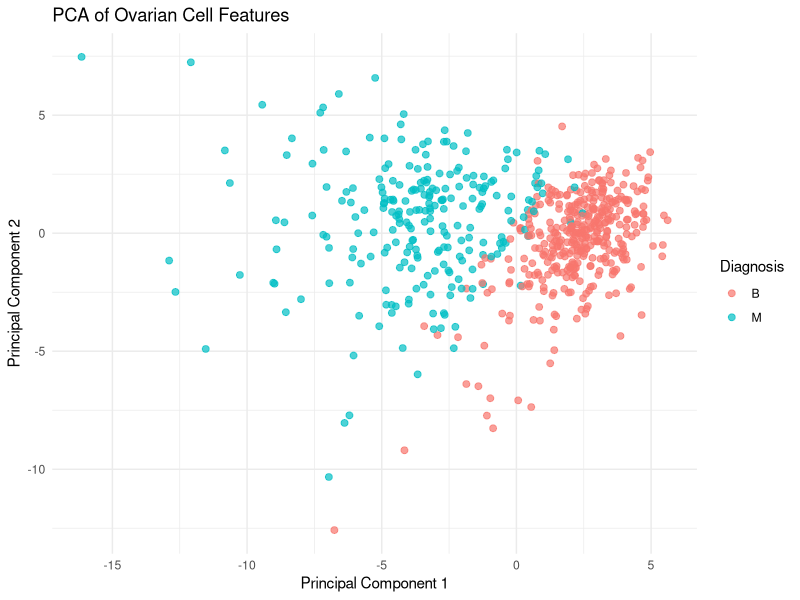
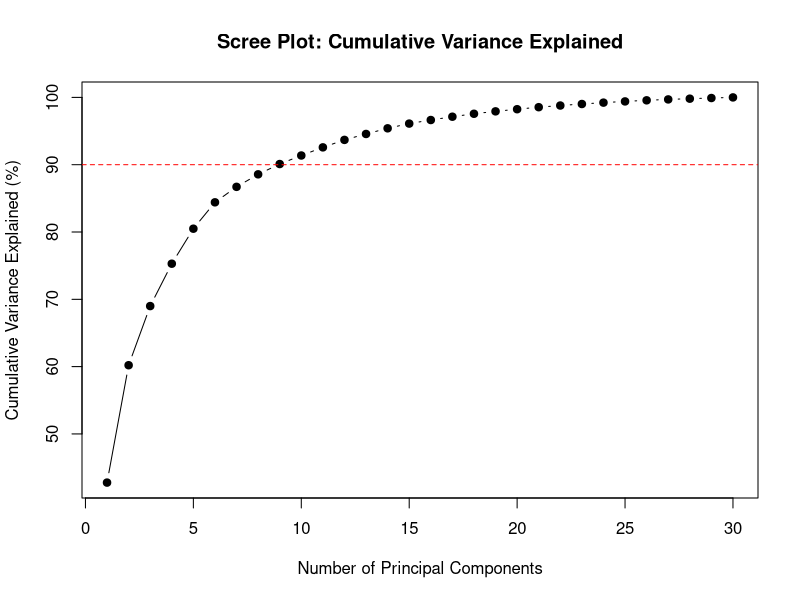

Reproduce these figures in R, in order. (Note: this script raises an error after producing the figures.)
## ---- chunk 1
    knitr::opts_chunk$set(echo = TRUE)
    library(ggplot2)
    library(reshape2)
## ---- chunk 2
    # load data
    ovarian.dataset <- read.csv("ovarian.csv", sep = ",", header = FALSE)

    # assign column names
    features <- c("perimeter", "area", "smoothness", "symmetry", "concavity", paste("protein", seq(1,25), sep=""))
    colnames(ovarian.dataset) <- c("cell_id", "diagnosis", features)
## ---- chunk 3

    #we will be running PCA on the feature columns only, to caputure the variance in the data.

    # removing non-feature columns
    feature.data <- ovarian.dataset[, features]

    # do PCA (center & scale = TRUE)
    pca.result <- prcomp(feature.data, center = TRUE, scale. = TRUE)
    pca.data <- as.data.frame(pca.result$x)
    pca.data$diagnosis <- ovarian.dataset$diagnosis

    # plot PCA
    ggplot(pca.data, aes(x = PC1, y = PC2, color = diagnosis)) + geom_point(size = 2, alpha = 0.7) +
        labs(
            title = "PCA of Ovarian Cell Features",
            x = "Principal Component 1",
            y = "Principal Component 2",
            color = "Diagnosis"
        ) + theme_minimal()

    # view summary of PCA
    summary(pca.result)

    # value of variation associated with PC1
    pc1_variance <- summary(pca.result)$importance[2, 1]
    pc1_variance

## ---- chunk 4

    # get cumulative proportion of variance
    var.explained <- summary(pca.result)$importance[2, ] * 100
    cum.var <- summary(pca.result)$importance[3, ] * 100

    # no. of PCs needed for 90%
    num.pc.90 <- which(cum.var >= 90)[1]
    num.pc.90
    cum.var[num.pc.90]

    # using a plot to visualize the cumulative variance explained
    plot(cum.var, type = "b", pch = 19, 
        xlab = "Number of Principal Components", 
        ylab = "Cumulative Variance Explained (%)",
        main = "Scree Plot: Cumulative Variance Explained")
    abline(h = 90, col = "red", lty = 2)

## ---- chunk 5
    # PCA data frame with diagnosis label
    pca.data <- as.data.frame(pca.result$x)
    pca.data$diagnosis <- ovarian.dataset$diagnosis

    # variance percentages for labeling
    var.explained <- summary(pca.results)$importance[2, 1:2] * 100

    # making plot
    ggplot(pca.data, aes(x = PC1, y = PC2, color = diagnosis)) + geom_point(size = 2, alpha = 0.7) +
    labs(
        title = "PCA Plot of Ovarian Cell Features",
        x = paste0("PC1 (", round(var.explained[1], 1), "% variance)"),
        y = paste0("PC2 (", round(var.explained[2], 1), "% variance)"),
        color = "Diagnosis"
    ) + theme_minimal()
## ---- chunk 6
    ggplot(ovarian.dataset, aes(x = area, y = concavity, color = diagnosis)) + geom_point(size = 2, alpha = 0.7) +
    labs(
        title = "Area vs Concavity of Ovarian Cell Features",
        x = "Area",
        y = "Concavity",
        color = "Diagnosis"
    ) + theme_minimal()
## ---- chunk 7
    # The PCA plot provides better separation between the classes compared to the area vs concavity plot.
    # This is because PCA combines information from all features to create new axes (principal components) that maximize variance.
    # In contrast, the area vs concavity plot only considers two features, which may not capture the overall structure of the data as effectively. 
    # The PCA plot thus reveals clearer clustering of the two classes (benign vs malignant) by leveraging the combined variance from all features.
    # Each PC captures the strongest patterns in the data, leading to improved class separation.
## ---- chunk 8
    # convert PCA data to long format for plotting
    pca.long <- reshape2::melt(pca.data, id.vars = "diagnosis")

    # boxplot of each PC by diagnosis
    ggplot(pca.long, aes(x = variable, y = value, fill = diagnosis)) + geom_boxplot(outlier.size = 0.5, alpha = 0.7) +
    labs(
        title = "Distribution of Principal Components by Diagnosis",
        x = "Principal Component",
        y = "PC Value"
    ) + theme_minimal() + theme(axis.text.x = element_text(angle = 45, hjust = 1))

    # From the boxplots, we can observe that certain PCs show more distinct separation between the benign and malignant classes.
    # This indicates that these PCs capture features that are more relevant for distinguishing between the two classes.
    # This confirms that the most diagnostic information is contained within the first few principal components.
## ---- chunk 9
    set.seed(123)  # for reproducibility
    feature.data <- scale(ovarian.dataset[, 3:ncol(ovarian.dataset) - 1])  
    # this doesn't include cell_id and diagnosis columns

    # perform kmeans clustering with 2 clusters
    kmeans.result <- kmeans(feature.data, centers = 2, nstart = 25)

    # add cluster assignments to original data
    ovarian.dataset$cluster <- as.factor(kmeans.result$cluster)

    # create a confusion matrix to compare clusters with true labels
    confusion.matrix <- table(Cluster = ovarian.dataset$cluster, Diagnosis = ovarian.dataset$diagnosis)
    confusion.matrix

    # calculate accuracy
    accuracy <- sum(diag(confusion.matrix)) / sum(confusion.matrix)
    accuracy
## ---- chunk 10
    set.seed(123)  # for reproducibility
    accuracies <- numeric(10)

    # loop to run kmeans 10 times
    for (i in 1:10) {
        kmeans.result <- kmeans(feature.data, centers = 2, nstart = 25)
        ovarian.dataset$cluster <- as.factor(kmeans.result$cluster)
        confusion.matrix <- table(Cluster = ovarian.dataset$cluster, Diagnosis = ovarian.dataset$diagnosis)
        accuracies[i] <- sum(diag(confusion.matrix)) / sum(confusion.matrix)
    }

    # calculate mean accuracy
    mean.accuracy <- mean(accuracies)
    mean.accuracy

    # The results differ in each run because k-means clustering is sensitive to the initial placement of centroids.
    # Different initializations can lead to different cluster assignments, especially in datasets with overlapping clusters or
    # complex structures. Using multiple starts (nstart) helps mitigate this by exploring various initial configurations.
## ---- chunk 11
    set.seed(123)  # for reproducibility
    pca.feature.data <- pca.data[, 1:5]  # using top 5 PCs
    accuracies.pca <- numeric(10)

    # loop to run kmeans 10 times on PCA data
    for (i in 1:10) {
        kmeans.result <- kmeans(pca.feature.data, centers = 2, nstart = 25)
        pca.data$cluster <- as.factor(kmeans.result$cluster)
        confusion.matrix <- table(Cluster = pca.data$cluster, Diagnosis = pca.data$diagnosis)
        accuracies.pca[i] <- sum(diag(confusion.matrix)) / sum(confusion.matrix)
    }

    # calculate mean accuracy for PCA-based clustering
    mean.accuracy.pca <- mean(accuracies.pca)
    mean.accuracy.pca
## ---- chunk 12
    # The mean accuracy obtained using the original feature set (2.2) is compared to that obtained using the top 5 PCs (2.3).
    # Typically, clustering on PCA-reduced data can yield similar or even improved accuracy due to noise reduction and
    # elimination of redundant features. However, the actual results may vary based on the dataset characteristics.
    # In this case, we can observe whether dimensionality reduction via PCA has enhanced the clustering performance.
## ---- chunk 13

    ovarian.dataset.clean <- ovarian.dataset[, !(names(ovarian.dataset) %in% c("cluster"))]

    set.seed(123)  # reproducibility

    # randomize all row indices once
    rows <- sample(nrow(ovarian.dataset.clean))

    # split into two halves
    train.indices <- rows[1:(nrow(ovarian.dataset.clean)/2)]
    test.indices <- rows[(nrow(ovarian.dataset.clean)/2 + 1):nrow(ovarian.dataset.clean)]

    # assign subsets
    ovarian.dataset.train <- ovarian.dataset.clean[train.indices, ]
    ovarian.dataset.test <- ovarian.dataset.clean[test.indices, ]

## ---- chunk 14
    # fit logistic regression model
    logit.model <- glm(diagnosis ~ ., data = ovarian.dataset.train[, -1], family = binomial)

    # make predictions on training set
    train.probs <- predict(logit.model, type = "response")
    train.pred <- ifelse(train.probs > 0.5, "M", "B")

    # confusion matrix for training set
    train.confusion <- table(Predicted = train.pred, Actual = ovarian.dataset.train$diagnosis)

    # calculate accuracy, precision, recall for training set
    train.accuracy <- sum(diag(train.confusion)) / sum(train.confusion)
    train.precision <- train.confusion["M", "M"] / sum(train.confusion["M", ])
    train.recall <- train.confusion["M", "M"] / sum(train.confusion[, "M"])

    # make predictions on test set
    test.probs <- predict(logit.model, newdata = ovarian.dataset.test[, -1], type = "response")
    test.pred <- ifelse(test.probs > 0.5, "M", "B")

    # confusion matrix for test set
    test.confusion <- table(Predicted = test.pred, Actual = ovarian.dataset.test$diagnosis)

    # calculate accuracy, precision, recall for test set
    test.accuracy <- sum(diag(test.confusion)) / sum(test.confusion)
    test.precision <- test.confusion["M", "M"] / sum(test.confusion["M", ])
    test.recall <- test.confusion["M", "M"] / sum(test.confusion[, "M"])

    # output results
    list(
        Train = list(Accuracy = train.accuracy, Precision = train.precision, Recall = train.recall),
        Test = list(Accuracy = test.accuracy, Precision = test.precision, Recall = test.recall)
    )
